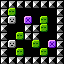

This is a level from a 2D game, rendered from its Tiled map with the project's own tilesets. A one-line summary and the complete map file follow:
An orthogonal 8x8 tile map with 8x8 px tiles, 1 tile layer (base).

<map version="1.5" tiledversion="1.7.0" orientation="orthogonal" renderorder="right-down" width="8" height="8" tilewidth="8" tileheight="8" infinite="0" nextlayerid="2" nextobjectid="1">
 <tileset firstgid="1" source="../../dev/editor_tiles.tsx" />
 <layer id="1" name="base" width="8" height="8">
  <data encoding="csv">
1,1,1,1,1,1,1,1,
1,3,0,0,0,0,0,1,
1,2,0,4,0,3,0,1,
1,0,0,1,1,3,0,1,
1,0,3,1,1,0,0,1,
1,2,0,0,3,0,4,1,
1,0,3,0,0,3,0,1,
1,1,1,1,1,1,1,1
</data>
 </layer>
</map>
